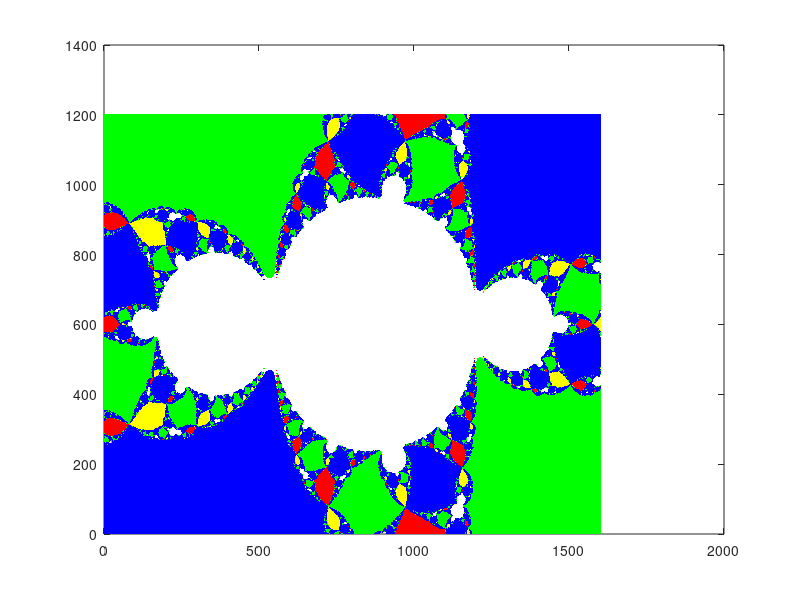

MATLAB code for this plot: (Note: this script raises an error after producing the figure.)
% Pierce Zhang, CMOR220, Fall 2023, Project 3: Newton Fractals
% newton_fractals.m
% Plot Newton basins and wastelands for four polynomials of degree 4.
% Last modified: 27 September 2023

% Driver function
% Uses qnewt to produce four plots for each of four quartic functions
function newton_fractals
% Parameters of Newton's method
xt = [0.15,0.00025,0.55];
yt = [-0.15,0.00025,0.15];
maxiter = 20;

% Four plots as specified
qnewt([1,0,-0.84,0,-0.16],xt,yt,maxiter);
qnewt([1 0 -0.84 -0.1 -0.16],xt,yt,maxiter);
qnewt([1 -0.1 -0.84 0 -0.16],xt,yt,maxiter);
qnewt([1 -0.1i -0.84 0 -0.16],xt,yt,maxiter);
end

% Inputs: q, a vector of coefficients of a polynomial
% Outputs: dq, a vector of coefficients of the analytical derivative of q
function [dq] = myownpolyder(q)
% Evaluates the analytical derivative of a polynomial
% Derivative function should have one less term
dq = zeros(1,length(q) - 1);
for i = 1:length(dq)
    % Where the coefficient is q(i) and the power is length(q) - i
    dq(i) = q(i) * (length(q) - i);
end
end

% Inputs:
% coeff, the coefficient of a monomial term
% img, a boolean indicating whether the coefficient is imaginary
% power, the power of z in the monomial term
% Outputs: term, a string containing the formatted monomial term
function [term] = qterm(coeff, img, power)
term = "";
% Sign handler
if (coeff < 0)
    term = term + '-';
elseif (coeff > 0)
    term = term + '+';
else
    return
end
% Coefficient handler
if (abs(coeff) ~= 1)
    term = term + abs(coeff);
elseif (power == 0 && img == false)
    term = term + abs(coeff);
end
%Imaginary unit handler
if (img)
    term = term + 'i';
end
% Power handler
if (power == 1)
    term = term + 'z';
elseif (power > 1)
    term = term + 'z^' + power;
end
end

% Inputs: q, a  vector of coefficients for a polynomial
% Outputs: name, a string which represents a polynomial
function [name] = qlab(q)
% Produces a title for a given polynomial as a coefficient vector
name = "";
for i=1:length(q)
    coeff = q(i);
    power = length(q) - i;
    % Skip over all 0 coefficient terms
    if (coeff ~= 0)
        name = name + qterm(real(coeff), false, power);
        name = name + qterm(imag(coeff), true, power);
    end
end
% Remove leading plus sign.
if (name ~= "" && extract(name,1) == '+')
    name = eraseBetween(name, 1, 1);
end
end

% Inputs:
% q, a vector of up to 5 complex coefficients of a polynomial
% xt, a vector of 3 x grid values, xlo, xinc, and xhi
% yt, a vector of 3 y grid values, ylo, yinc, and yhi
% maxiter, the maximum number of iterations
% Outputs: none (produces plots)
function qnewt(q, xt, yt, maxiter)
% Plots the Newton's basins and wasteland for a given function
% 1. Generate initial guesses using meshgrid,xt,yt
% 2. Apply Newton's method
% 3. Assign the colors by using find command
% 4. Apply qlab to assign the titles for the plots

% Parameters of iteration
dq = myownpolyder(q);
x = xt(1):xt(2):xt(3);
y = yt(1):yt(2):yt(3);

% Initialize grid to store results of Newton's method iteration
[X,Y] = meshgrid(x,y);
Z = X + 1i*Y;
for k=1:maxiter
    % Newton's method on all grid values simultaneously
    Z = Z - polyval(q,Z)./polyval(dq,Z);
end

% Plot
figure()
r = roots(q); % find roots for comparison
colors = ['r','y','g','b'];
for i = 1:length(r)
    [h,k] = find(abs(Z - r(i))<0.001);
    plot(k,h,'.','color',colors(i),'MarkerSize',1);
    hold on
end
title(qlab(q));
end